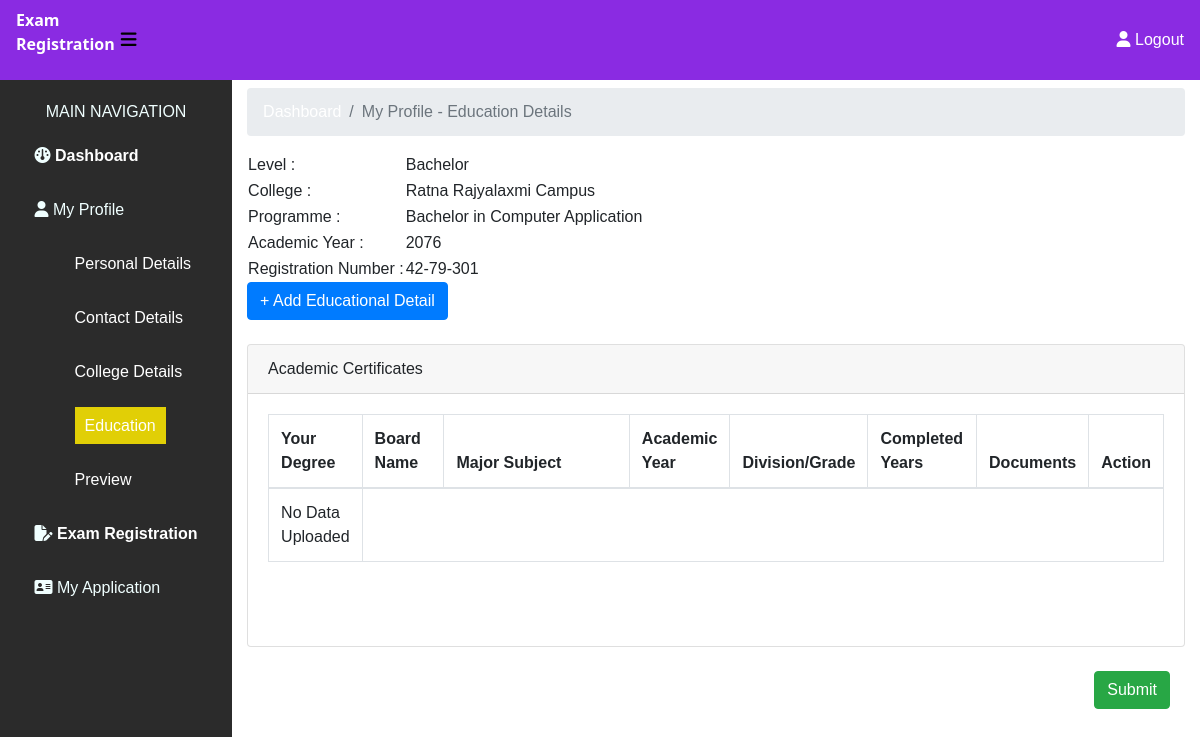
/student-portal/education.php (signed in), run on the app's committed database.
### tables this page shows
CREATE TABLE `level` (
  `lid` int(11) NOT NULL,
  `level` varchar(255) NOT NULL
);

CREATE TABLE `college` (
  `cid` int(11) NOT NULL,
  `name` varchar(255) NOT NULL,
  `email` varchar(255) NOT NULL,
  `password` varchar(255) NOT NULL
);

CREATE TABLE `programme` (
  `pid` int(11) NOT NULL,
  `name` varchar(255) NOT NULL
);

CREATE TABLE `user` (
  `id` int(11) NOT NULL,
  `name` varchar(255) NOT NULL,
  `phone` varchar(20) NOT NULL,
  `address` varchar(255) NOT NULL,
  `email` varchar(255) NOT NULL,
  `password` varchar(255) NOT NULL,
  `firstname` varchar(255) NOT NULL,
  `middlename` varchar(255) NOT NULL,
  `lastname` varchar(255) NOT NULL,
  `fname_np` varchar(255) NOT NULL,
  `mname_np` varchar(255) NOT NULL,
  `lname_np` varchar(255) NOT NULL,
  `father_name` varchar(255) NOT NULL,
  `mother_name` varchar(255) NOT NULL,
  `gender` int(11) NOT NULL,
  `marital_status` int(11) NOT NULL,
  `citizenshipno` varchar(50) NOT NULL,
  `citizenship_img` varchar(100) NOT NULL,
  `district_id` int(11) DEFAULT 78,
  `permanent_address` varchar(255) NOT NULL,
  `temporary_address` varchar(255) NOT NULL,
  `landline` varchar(50) NOT NULL,
  `dob` varchar(15) NOT NULL,
  `profile_img` varchar(255) NOT NULL,
  `sign_img` varchar(255) NOT NULL,
  `level_id` int(11) NOT NULL DEFAULT -1,
  `college_id` int(11) NOT NULL DEFAULT -1,
  `programme_id` int(11) NOT NULL DEFAULT -1,
  `academic_year` int(11) NOT NULL DEFAULT -1,
  `registration_number` varchar(50) NOT NULL
);

### student-portal/education.php (the view, shortened to what this page needs)
<?php
if (isset($_SESSION['status'])) {
  if ($_SESSION['status'] == 1) {
    ?>
    <!DOCTYPE html>
    <html lang='en'>
    <head>
      <link rel='stylesheet' href='https://cdnjs.cloudflare.com/ajax/libs/font-awesome/6.4.0/css/all.min.css'
 />
      <link rel='stylesheet' href='assets/css/education.css'>
      <link rel='stylesheet' href='https://cdn.jsdelivr.net/npm/bootstrap@4.6.2/dist/css/bootstrap.min.css'
>
    </head>
    <body>
      <?php
      include 'navbar.php';
      ?>
      <div class='body'>
        <?php
        include 'sidebar.php';
        include 'db.php';
        $usr = $_SESSION['user'];
        $uid = $usr['id'];
        $lid = $usr['level_id'];
        $cid = $usr['college_id'];
        $pid = $usr['programme_id'];
        $level = mysqli_query($db, "SELECT `level` FROM `level` WHERE lid='$lid'");
        $college = mysqli_query($db, "SELECT `name` FROM `college` WHERE cid='$cid'");
        $programme = mysqli_query($db, "SELECT `name` FROM `programme` WHERE pid='$pid'");
        $academic_year = mysqli_query($db, "SELECT `academic_year` FROM `user` WHERE id='$uid'");
        $registration_number = mysqli_query($db, "SELECT `registration_number` FROM `user` WHERE id='$uid'");
        $level = mysqli_fetch_assoc($level);
        $college = mysqli_fetch_assoc($college);
        $programme = mysqli_fetch_assoc($programme);
        $academic_year = mysqli_fetch_assoc($academic_year);
        $registration_number = mysqli_fetch_assoc($registration_number);
        ?>
        <main>
          <div class='container-fluid'>
            <ol class='breadcrumb'>
              <li class='breadcrumb-item'><a href='https://student.tufohss.edu.np/'>Dashboard</a></li>
              <li class='breadcrumb-item active'>My Profile - Education Details </li>
            </ol>
            <table>
              <tbody>
                <tr>
                  <td>Level : </td>
                  <td>
                    <?php echo $level['level']; ?>
                  </td>
                </tr>
                <tr>
                  <td>College : </td>
                  <td>
                    <?php echo $college['name']; ?>
                  </td>
                </tr>
                <tr>
                  <td>Programme : </td>
                  <td>
                    <?php echo $programme['name']; ?>
                  </td>
                </tr>
                <tr>
                  <td>Academic Year : </td>
                  <td>
                    <?php echo $academic_year['academic_year']; ?>
                  </td>
                </tr>
                <tr>
                  <td>Registration Number : </td>
                  <td>
                    <?php echo $registration_number['registration_number']; ?>
                  </td>
                </tr>
              </tbody>
            </table>
            <a class='btn btn-primary' data-toggle='modal' data-target='#staticBackdrop'>
              + Add Educational Detail
            </a>
          </div>
          <br>
          <div class='container-fluid'>
            <div class='card mb-4'>
              <div class='card-header'>
                Academic Certificates
              </div>
              <div class='card-body mb-4'>
                <div class='table-responsive mb-4'>
                  <div id='dataTable_wrapper' class='dataTables_wrapper dt-bootstrap4 no-footer'>
                    <div class='row'>
                      <div class='col-sm-12'>
                        <table class='table table-bordered dataTable no-footer' id='dataTable' width='100%' cellspacing='0'
                          role='grid' aria-describedby='dataTable_info' style='width: 100%;'>
                          <thead>
                            <tr role='row'>
                              <th class='sorting_asc' tabindex='0' aria-controls='dataTable' rowspan='1' colspan='1'
                                aria-sort='ascending' aria-label='Your Degree: activate to sort column descending'
                                style='width: 77px;'>Your Degree</th>
                              <th class='sorting' tabindex='0' aria-controls='dataTable' rowspan='1' colspan='1'
                                aria-label='Board Name: activate to sort column ascending' style='width: 85px;'>Board Name
                              </th>
                              <th class='sorting' tabindex='0' aria-controls='dataTable' rowspan='1' colspan='1'
                                aria-label='Major Subject: activate to sort column ascending' style='width: 215px;'>Major
                                Subject</th>
                              <th class='sorting' tabindex='0' aria-controls='dataTable' rowspan='1' colspan='1'
                                aria-label='Academic Year: activate to sort column ascending' style='width: 95px;'>Academic
                                Year</th>
                              <th class='sorting' tabindex='0' aria-controls='dataTable' rowspan='1' colspan='1'
                                aria-label='Division/Grade: activate to sort column ascending' style='width: 112px;'>
                                Division/Grade</th>
                              <th class='sorting' tabindex='0' aria-controls='dataTable' rowspan='1' colspan='1'
                                aria-label='Completed Years: activate to sort column ascending' style='width: 109px;'>
                                Completed Years</th>
                              <th class='sorting' tabindex='0' aria-controls='dataTable' rowspan='1' colspan='1'
                                aria-label='Documents: activate to sort column ascending' style='width: 85px;'>Documents
                              </th>
                              <th class='sorting' tabindex='0' aria-controls='dataTable' rowspan='1' colspan='1'
                                aria-label='Action: activate to sort column ascending' style='width: 56px;'>Action</th>
                            </tr>
                          </thead>
                          <tbody>
                            <?php if (isset($_SESSION['education'])) {
                              ?>
                              <tr role='row' class='odd'>
                                <td class='sorting_1'>
                                  <?php echo $degree; ?>
                                </td>
                                <td>
                                  <?php echo $board; ?>
                                </td>
                                <td>
                                  <?php echo $major_subjects; ?>
                                </td>
                                <td>
                                  <?php echo $academic_year; ?> BS
                                </td>
                                <td>
                                  <?php echo $Division_Grade; ?>
                                </td>
                                <td>
                                  <?php echo $complition_year; ?> BS
                                </td>
                                <td><a href='<?php echo "/exam-registration-system" . $document_img; ?>'><?php echo $document_title; ?></a></td>
                                <td><a href='javascript:void(0);' class='remove-education' data-id='45841'>Remove</a></td>
                              </tr>
                            <?php } else {
                              echo '<tr><td>No Data Uploaded</td></tr>';
                            }
                            ?>
                          </tbody>
                        </table>
                      </div>
                    </div>
                  </div>
                </div>
              </div>
            </div>
            <div class='container-fluid'>
              <div class='form-group mt-4 mb-0'>
                <a class='btn btn-success float-right' href='preview'> Submit</a>
              </div>
            </div>
          </div>
        </main>
      </div>
    </body>
    </html>
  <?php }
} else {
  require 'student-portal/home.html';
}
?>

### assets/css/education.css (style rules this page uses)
* { margin: 0; font-family:'Trebuchet MS', 'Lucida Sans Unicode', 'Lucida Grande', 'Lucida Sans', Arial, sans-serif; }
.dashboard-menu-options ul,li { font-family: 'Gill Sans', 'Gill Sans MT', Calibri, 'Trebuchet MS', sans-serif; font-size:medium; padding-left: 0px; }
html, body { height: 100vh;; }
.body { height: 100%; display:flex; }
li a { text-decoration: none; color: white; }

### student-portal/education.php (style rules this page uses)
body { height: 130vh; }

### data on the page
level: level "Bachelor"
college: name "Ratna Rajyalaxmi Campus"
programme: name "Bachelor in Computer Application"
user: academic_year "2076", registration_number "42-79-301"
